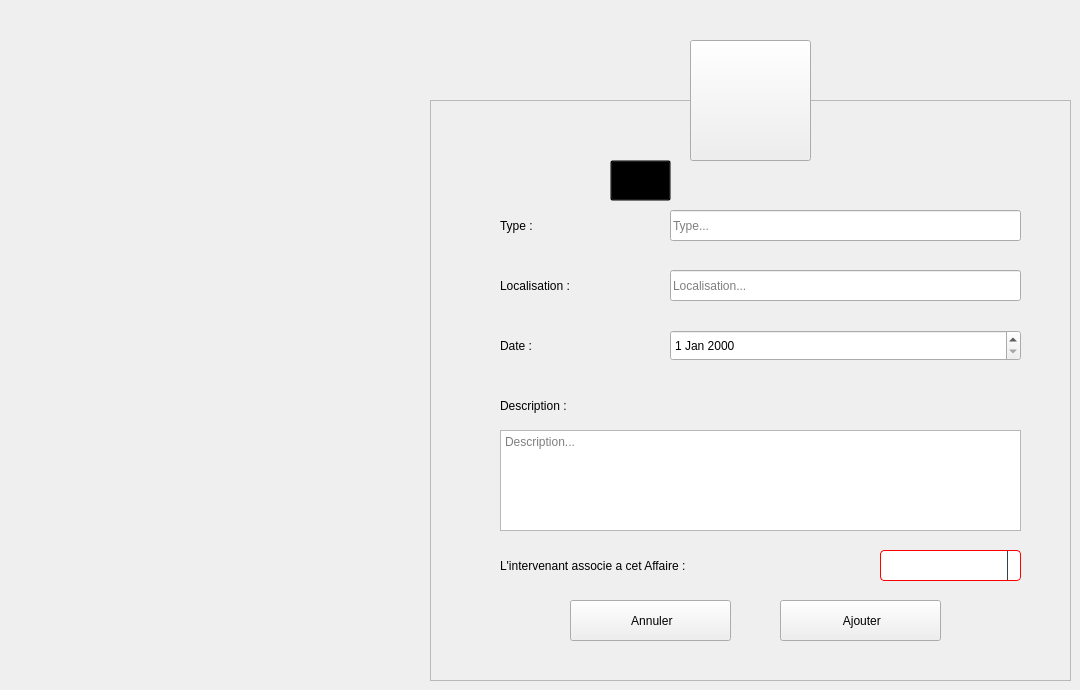
    <widget class="QWidget" name="Ajouter_affaire">
     <widget class="QToolButton" name="toolButton_8">
      <property name="geometry">
       <rect>
        <x>690</x>
        <y>40</y>
        <width>121</width>
        <height>121</height>
       </rect>
      </property>
      <property name="styleSheet">
       <string notr="true"/>
      </property>
      <property name="text">
       <string/>
      </property>
      <property name="icon">
       <iconset>
        <normaloff>:/Recources/Images/gavel.png</normaloff>:/Recources/Images/gavel.png</iconset>
      </property>
      <property name="iconSize">
       <size>
        <width>64</width>
        <height>64</height>
       </size>
      </property>
     </widget>
     <widget class="QFrame" name="frame_8">
      <property name="geometry">
       <rect>
        <x>430</x>
        <y>100</y>
        <width>641</width>
        <height>581</height>
       </rect>
      </property>
      <property name="styleSheet">
       <string notr="true"/>
      </property>
      <property name="frameShape">
       <enum>QFrame::StyledPanel</enum>
      </property>
      <property name="frameShadow">
       <enum>QFrame::Raised</enum>
      </property>
      <widget class="QLabel" name="L_AjouterAffaire">
       <property name="geometry">
        <rect>
         <x>230</x>
         <y>57</y>
         <width>281</width>
         <height>41</height>
        </rect>
       </property>
       <property name="font">
        <font>
         <family>century gothic</family>
         <pointsize>-1</pointsize>
         <weight>75</weight>
         <bold>true</bold>
        </font>
       </property>
       <property name="styleSheet">
        <string notr="true">background: transparent;</string>
       </property>
       <property name="text">
        <string>Ajouter un Affaire</string>
       </property>
      </widget>
      <widget class="QLabel" name="L_ATypeAffaire">
       <property name="geometry">
        <rect>
         <x>70</x>
         <y>110</y>
         <width>121</width>
         <height>31</height>
        </rect>
       </property>
       <property name="styleSheet">
        <string notr="true">background: transparent;</string>
       </property>
       <property name="text">
        <string>Type :</string>
       </property>
      </widget>
      <widget class="QLabel" name="L_ADateAffaire">
       <property name="geometry">
        <rect>
         <x>70</x>
         <y>230</y>
         <width>121</width>
         <height>31</height>
        </rect>
       </property>
       <property name="styleSheet">
        <string notr="true">background: transparent;</string>
       </property>
       <property name="text">
        <string>Date :</string>
       </property>
      </widget>
      <widget class="QLabel" name="L_ALocalAffaire">
       <property name="geometry">
        <rect>
         <x>70</x>
         <y>170</y>
         <width>151</width>
         <height>31</height>
        </rect>
       </property>
       <property name="styleSheet">
        <string notr="true">background: transparent;</string>
       </property>
       <property name="text">
        <string>Localisation :</string>
       </property>
      </widget>
      <widget class="QLineEdit" name="LE_ATypeAffaire">
       <property name="geometry">
        <rect>
         <x>240</x>
         <y>110</y>
         <width>351</width>
         <height>31</height>
        </rect>
       </property>
       <property name="placeholderText">
        <string>Type...</string>
       </property>
      </widget>
      <widget class="QLineEdit" name="LE_ALocalAffaire">
       <property name="geometry">
        <rect>
         <x>240</x>
         <y>170</y>
         <width>351</width>
         <height>31</height>
        </rect>
       </property>
       <property name="placeholderText">
        <string>Localisation...</string>
       </property>
      </widget>
      <widget class="QPushButton" name="B_AConfirmerAffaire">
       <property name="geometry">
        <rect>
         <x>350</x>
         <y>500</y>
         <width>161</width>
         <height>41</height>
        </rect>
       </property>
       <property name="cursor">
        <cursorShape>PointingHandCursor</cursorShape>
       </property>
       <property name="text">
        <string> Ajouter</string>
       </property>
       <property name="icon">
        <iconset>
         <normaloff>:/Recources/Images/confirm.png</normaloff>:/Recources/Images/confirm.png</iconset>
       </property>
       <property name="iconSize">
        <size>
         <width>20</width>
         <height>20</height>
        </size>
       </property>
      </widget>
      <widget class="QPushButton" name="B_AAnnulerAffaire">
       <property name="geometry">
        <rect>
         <x>140</x>
         <y>500</y>
         <width>161</width>
         <height>41</height>
        </rect>
       </property>
       <property name="cursor">
        <cursorShape>PointingHandCursor</cursorShape>
       </property>
       <property name="text">
        <string> Annuler</string>
       </property>
       <property name="icon">
        <iconset>
         <normaloff>:/Recources/Images/close.png</normaloff>:/Recources/Images/close.png</iconset>
       </property>
       <property name="iconSize">
        <size>
         <width>16</width>
         <height>16</height>
        </size>
       </property>
      </widget>
      <widget class="QToolButton" name="toolButton_9">
       <property name="geometry">
        <rect>
         <x>180</x>
         <y>60</y>
         <width>61</width>
         <height>41</height>
        </rect>
       </property>
       <property name="styleSheet">
        <string notr="true">background: transparent;</string>
       </property>
       <property name="text">
        <string/>
       </property>
       <property name="icon">
        <iconset>
         <normaloff>:/Recources/Images/add-property.png</normaloff>:/Recources/Images/add-property.png</iconset>
       </property>
       <property name="iconSize">
        <size>
         <width>30</width>
         <height>30</height>
        </size>
       </property>
      </widget>
      <widget class="QLabel" name="L_ADescAffaire">
       <property name="geometry">
        <rect>
         <x>70</x>
         <y>290</y>
         <width>151</width>
         <height>31</height>
        </rect>
       </property>
       <property name="styleSheet">
        <string notr="true">background: transparent;</string>
       </property>
       <property name="text">
        <string>Description :</string>
       </property>
      </widget>
      <widget class="QTextEdit" name="TE_ADescAffaire">
       <property name="geometry">
        <rect>
         <x>70</x>
         <y>330</y>
         <width>521</width>
         <height>101</height>
        </rect>
       </property>
       <property name="styleSheet">
        <string notr="true"/>
       </property>
       <property name="placeholderText">
        <string>Description...</string>
       </property>
      </widget>
      <widget class="QComboBox" name="CB_ACinIntAffaire">
       <property name="geometry">
        <rect>
         <x>450</x>
         <y>450</y>
         <width>141</width>
         <height>31</height>
        </rect>
       </property>
       <property name="styleSheet">
        <string notr="true">QComboBox {
  border: 1px solid red;
  border-radius: 4px;
  background: white;
}

QComboBox QAbstractItemView {
  border: 1px solid black;
  border-radius: 0;
  background-color: white;
  selection-background-color:#305068;
}

QComboBox QAbstractItemView:hover {
  background-color: white;
  color: #F0F0F0;
}

QComboBox QAbstractItemView:selected {
  background: #1464A0;
  color: #32414B;
}

QComboBox QAbstractItemView:alternate {
  background: #19232D;
}

QComboBox:disabled {
  background-color: #19232D;
  color: #787878;
}

QComboBox:hover {
  border: 1px solid #148CD2;
}

QComboBox:focus {
  border: 1px solid #1464A0;
}

QComboBox:on {
  selection-background-color: #1464A0;
}

QComboBox::item:checked {
  font-weight: bold;
}

QComboBox::item:selected {
  border: 0px solid transparent;
}

QComboBox::drop-down {
  subcontrol-origin: padding;
  subcontrol-position: top right;
  width: 12px;
  border-left: 1px solid #32414B;
}</string>
       </property>
      </widget>
      <widget class="QLabel" name="L_ACinIntAffaire">
       <property name="geometry">
        <rect>
         <x>70</x>
         <y>450</y>
         <width>381</width>
         <height>31</height>
        </rect>
       </property>
       <property name="styleSheet">
        <string notr="true">background: transparent;</string>
       </property>
       <property name="text">
        <string>L'intervenant associe a cet Affaire :</string>
       </property>
      </widget>
      <widget class="QDateEdit" name="DE_ADateAffaire">
       <property name="geometry">
        <rect>
         <x>240</x>
         <y>230</y>
         <width>351</width>
         <height>31</height>
        </rect>
       </property>
      </widget>
     </widget>
     <zorder>frame_8</zorder>
     <zorder>toolButton_8</zorder>
    </widget>
